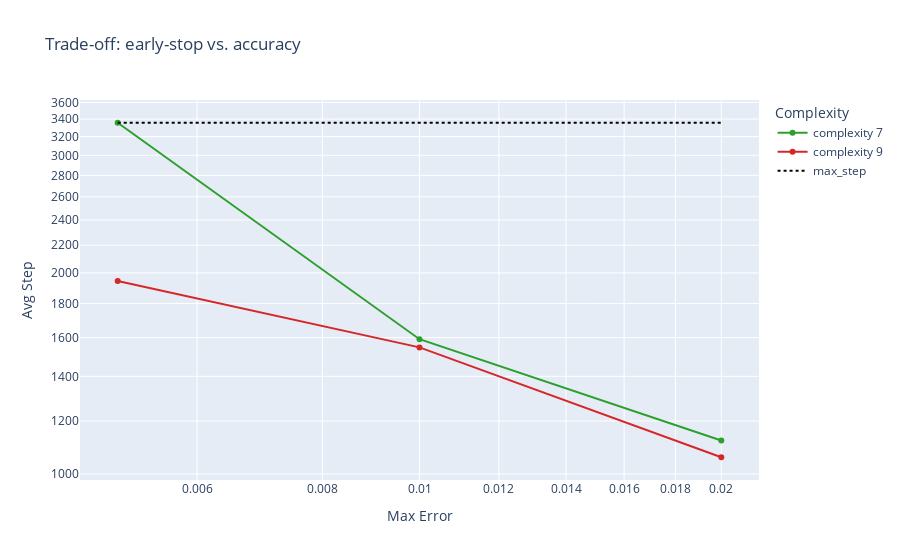

Notebook code cell kept with this figure:
### Code cell
plot_tradeoff_curve(tradeoff_df)

### Figure 1 — Plotly figure (JSON) as saved in the notebook; plotly's stock layout.template omitted (floating-point values rounded to 4 significant figures)
{"data": [{"line": {"color": "#2ca02c"}, "mode": "lines+markers", "name": "complexity 7", "type": "scatter", "x": [0.005, 0.01, 0.02], "y": [3357.0, 1591.0, 1122.0]}, {"line": {"color": "#d62728"}, "mode": "lines+markers", "name": "complexity 9", "type": "scatter", "x": [0.005, 0.01, 0.02], "y": [1945.0, 1547.0, 1059.0]}, {"line": {"color": "black", "dash": "dot", "width": 2}, "mode": "lines", "name": "max_step", "type": "scatter", "x": [0.005, 0.01, 0.02], "y": [3357.0, 3357.0, 3357.0]}], "layout": {"legend": {"title": {"text": "Complexity"}}, "title": {"text": "Trade-off: early-stop vs. accuracy"}, "xaxis": {"title": {"text": "Max Error"}, "type": "log"}, "yaxis": {"title": {"text": "Avg Step"}, "type": "log"}}}
